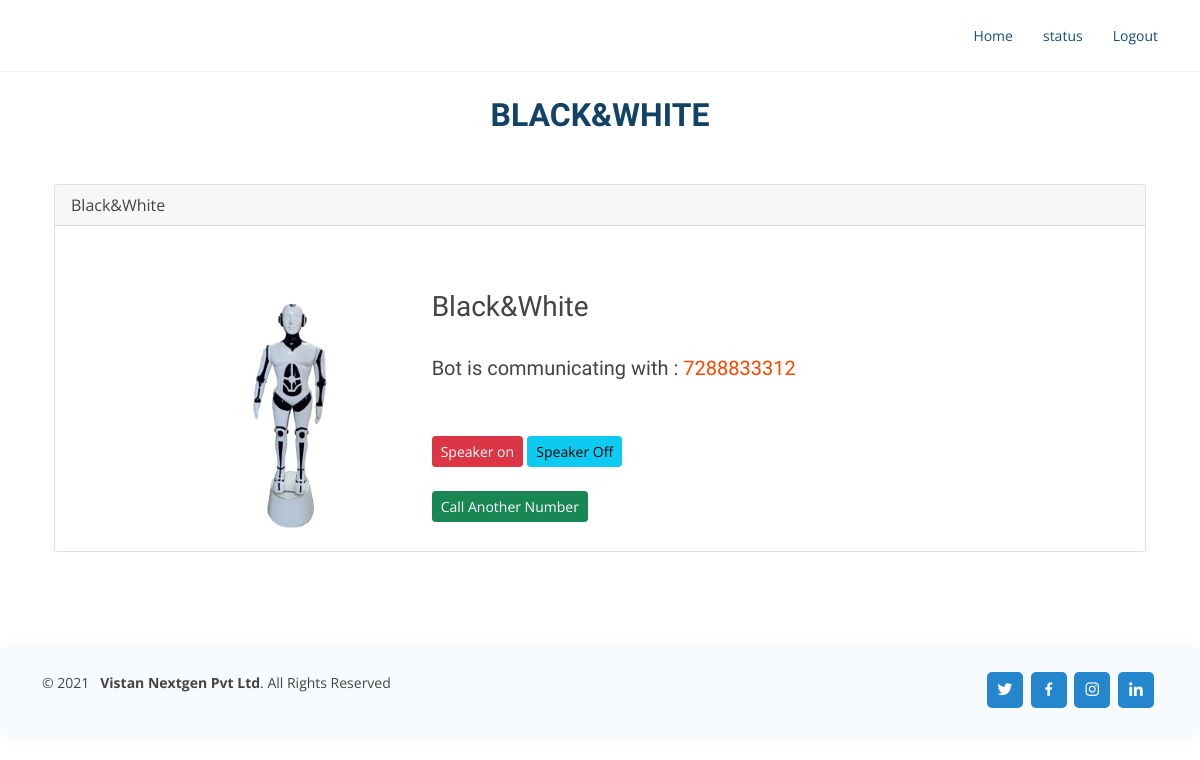
Page /app/speaker/on/1 (signed in) on the earlier database version.
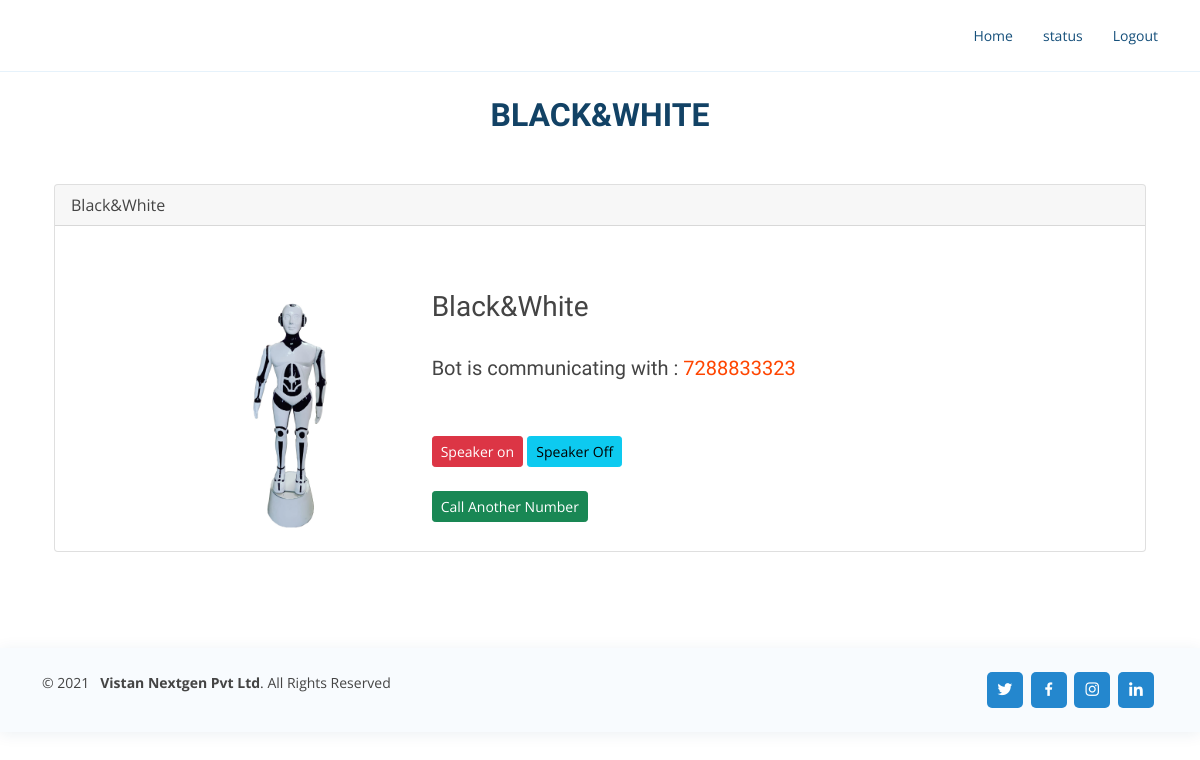
Same page on the later database version.
### App/models.py (models this page shows, shortened)
class Bot(models.Model):
    rest = models.ForeignKey(Restaurant, on_delete=models.CASCADE)
    bot_no = models.IntegerField()
    bot_name = models.CharField(max_length = 300)
    bot_color = models.CharField(max_length = 200)
    image = models.ImageField(upload_to = 'bot_images')
    avialable = models.BooleanField(default=True, help_text="available or not avialabe for service")  # avialabe to serve or not avialable
    created_at = models.DateTimeField(auto_now_add=True)
    updated_at = models.DateTimeField(auto_now = True)
    class Meta:
        verbose_name = 'Bot'
        verbose_name_plural = 'Bots'
        ordering = ('-id',)
    def __str__(self):
        return (self.bot_name)

class MobileSettings(models.Model):
    username = models.CharField(max_length = 30, null = True, blank = True)
    bot_name = models.CharField(max_length = 200, null = True, blank = True)
    mob_no = models.CharField(max_length = 10)
    speaker = models.BooleanField(default = False)
    time = models.DecimalField(max_digits=20, decimal_places=3)
    created_at = models.DateTimeField(auto_now_add=True)
    updated_at = models.DateTimeField(auto_now = True)
    class Meta:
        verbose_name = 'Mobile Setting'
        verbose_name_plural = 'Mobile Settings'

### App/views.py (the view)
# urls.py: path('speaker/on/<str:id>', views.SpeakerONStautsView, name = 'speaker-on'),
def SpeakerONStautsView(request, id):
    b = Bot.objects.get(id = id)
    try:
        m = MobileSettings.objects.filter(username = request.user.username).latest('pk')
        m.speaker = True
        m.time = time()
        mob_no = m.mob_no
        m.save()
    except:
        pass
    return render(request, 'App/call_detail.html', {'b':b, 'mob_no':mob_no, 'm':m})

### AccountsApp/context_processors.py (called while the page is built)
def rest_details(request):
    try:
        cp_bots = Bot.objects.filter(rest = request.user.rest)
    except:
        cp_bots = []
    return {'cp_bots': cp_bots}

### App/templates/App/call_detail.html
{% extends 'base.html' %}
{% load static %}
{% load static %}
{% block content %}
<div class="container">
    <div class="section-title">
        <h2>{{b.bot_name}}</h2>
    </div>
    <div class="container">
        <div class="card">
            <div class="card-header">
            {{b.bot_name|title}}
            </div>
            <div class="card-body">
            <br><br>
            <div class="row">
                <div class="col-1"></div>
                <div class="col-sm-3">
                    <div>
                        <img src="/static{{b.image.url}}" alt="{{b.name}}" style = "width:100%; height: auto;">
                    </div>
                </div>
                <div class="col-sm-6">
                    <h3>{{b.bot_name|title}}</h3><br>
                    <h5>Bot is communicating with : <span  style="color: orangered;">{{mob_no}}</span></h5>
                    <br>
                    <br>
                    <a href="{% url 'App:speaker-on' b.id%}"
                       class = "btn btn-danger btn-sm">
                       Speaker on
                    </a>
                    <a href="{% url 'App:speaker-off' b.id%}"
                       class = "btn btn-info btn-sm">
                       Speaker Off
                    </a>
                    <br><br>
                    <a href="{% url 'App:select-bot' b.id %}" class = "btn btn-success btn-sm">Call Another Number</a>
                    <br>
                </div>
                <div class="col-2"></div>
            </div>
            </div>
        </div>
    </div>
</div>
{% endblock %}

### templates/base.html (shortened to what this page needs)
<!DOCTYPE html>
<html lang="en">
{% load static %}
<head>
  <link href="{% static "assets/vendor/aos/aos.css" %}" rel="stylesheet">
  <link href="{% static "assets/vendor/bootstrap/css/bootstrap.min.css" %}" rel="stylesheet">
  <link href="{% static "assets/vendor/bootstrap-icons/bootstrap-icons.css" %}" rel="stylesheet">
  <link href="{% static "assets/vendor/boxicons/css/boxicons.min.css" %}" rel="stylesheet">
  <link href="{% static "assets/vendor/glightbox/css/glightbox.min.css" %}" rel="stylesheet">
  <link href="{% static "assets/vendor/remixicon/remixicon.css" %}" rel="stylesheet">
  <link href="{% static "assets/vendor/swiper/swiper-bundle.min.css" %}" rel="stylesheet">
  <link rel="stylesheet" href="{% static "assets/vendor/sweetalert2/dist/sweetalert2.min.css" %}">
  <link href="{% static "assets/css/style.css" %}" rel="stylesheet">
  <link href="{% static "assets/css/style1.css" %}" rel="stylesheet">
<link rel="stylesheet" href="https://cdnjs.cloudflare.com/ajax/libs/font-awesome/4.7.0/css/font-awesome.css" />
<body>
  <header id="header" class="fixed-top">
    <div class="container d-flex align-items-center justify-content-between">
      <nav id="navbar" class="navbar">
        <ul>
          <li><a class="nav-link scrollto " href="{% url 'App:home' %}">Home</a></li>
          <li class="dropdown">
            <a href="#">
              <span>status</span>
            </a>
          </li>
          <li><a href="{% url 'AccountsApp:logout' %}" class="nav-link scrollto ">Logout</a></li>
        </ul>
      </nav>
    </div>
  </header>
  <main id="main">
    <section class="inner-page">
      <p>
        {% block content %}
          {% endblock %}
        </p>
    </section>
  </main>
  <footer id="footer">
    <div class="container d-md-flex py-4">
      <div class="me-md-auto text-center text-md-start">
        <div class="copyright">
          &copy; 2021 &nbsp;<strong><span> Vistan Nextgen Pvt Ltd</span></strong>. All Rights Reserved
        </div>
      </div>
      <div class="social-links text-center text-md-right pt-3 pt-md-0">
        <a href="https://twitter.com/nextgenvistan" class="twitter"><i class="bx bxl-twitter"></i></a>
        <a href="https://www.facebook.com/vistannextgen1/" class="facebook"><i class="bx bxl-facebook"></i></a>
        <a href="https://www.instagram.com/vistannextgen/" class="instagram"><i class="bx bxl-instagram"></i></a>
        <a href="https://in.linkedin.com/company/vistannextgen" class="linkedin"><i class="bx bxl-linkedin"></i></a>
      </div>
    </div>
  </footer>
</body>
</html>

### static/assets/css/style.css (style rules this page uses)
body { font-family: "Open Sans", sans-serif; color: #444444; }
a { color: #2487ce; text-decoration: none; }
h1, h2, h3, h4, h5, h6 { font-family: "Raleway", sans-serif; }
#header { transition: all 0.5s; background: #fff; z-index: 997; padding: 15px 0; border-bottom: 1px solid #e6f2fb; }
.navbar { padding: 0; }
.navbar ul { margin: 0; padding: 0; display: flex; list-style: none; align-items: center; }
.navbar li { position: relative; }
.navbar a, .navbar a:focus { display: flex; align-items: center; justify-content: space-between; padding: 10px 0 10px 30px; font-size: 14px; color: #16507b; white-space: nowrap; transition: 0.3s; }
section { padding: 80px 0; overflow: hidden; }
.section-title { text-align: center; padding-bottom: 30px; }
.section-title h2 { font-size: 32px; font-weight: bold; text-transform: uppercase; margin-bottom: 20px; padding-bottom: 0; color: #124265; }
#footer { color: #444444; font-size: 14px; background: #f8fbfe; box-shadow: 0px 2px 15px rgba(18, 66, 101, 0.08); }
#footer .social-links a { font-size: 18px; display: inline-block; background: #2487ce; color: #fff; line-height: 1; padding: 8px 0; margin-right: 4px; border-radius: 5px; text-align: center; width: 36px; height: 36px; transition: 0.3s; }

Differences in the rows shown:
changed MobileSettings: mob_no "7288833312" → "7288833323"
